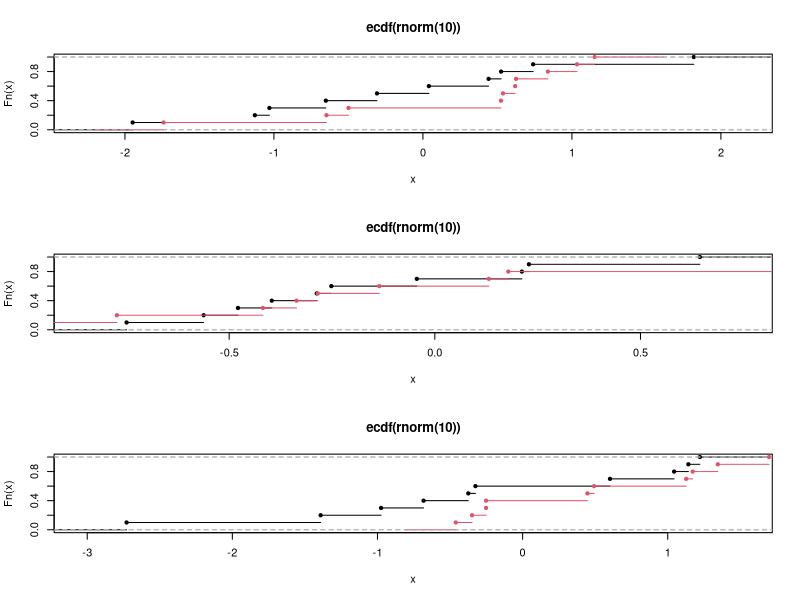

The R source for this figure:

library(gplots);
par(mfrow=c(3,1));

for ( i in 1:3 )
{
  plot(ecdf(rnorm(10)));
  plot(ecdf(rnorm(10)), add = TRUE, col = 2);
}
plot

par(mfrow=c(1,1));

x3 <- c(3, 1, 4, 1, 5, 9, 2, 6, 5, 3, 5)
x4 <- c(3, 1, 3, 1, 5, 4, 8, 6, 9, 3, 5)


sumrank<-(rank(x3)+rank(x4))

rank(sumrank)

x1 <- c(3, 1, 4, 15, 1,92,4)
x2 <- c(3, 1, 4, 1, 5, 9, 2, 6, 5, 3, 5)


(r1 <- rank(x1))

names(x2) <- letters[1:11]
(r2 <- rank(x2)) # ties are averaged

## rank() is "idempotent": rank(rank(x)) == rank(x) :
stopifnot(rank(r1) == r1, rank(r2) == r2)

## ranks without averaging
r.first<-rank(x2, ties.method= "first")  # first occurrence wins
r.random1<-rank(x2, ties.method= "random") # ties broken at random

r.random2<-rank(x2, ties.method= "random") # and again
r.average<-rank(x2, ties.method= "average") # and again


## keep ties ties, no average
(rma <- rank(x2, ties.method= "max"))  # as used classically
(rmi <- rank(x2, ties.method= "min"))  # as in Sports
stopifnot(rma + rmi == round(r2 + r2))
